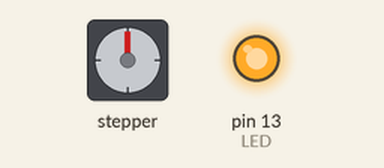
Bench run of a sketch on a simulated Arduino Uno, built with avr-gcc and run on an emulated ATmega328P. Parts: stepper motor, output pins drawn as LEDs (lit = HIGH). Wiring (inferred from the names in the program): stepper motor driver (200 steps per turn assumed): step pin 3; direction pin 6. Pins used as bus, display or sensor lines are not drawn; what the sketch prints to the serial monitor is not drawn.

Above: at 0.1 s.
At 26.1 s:
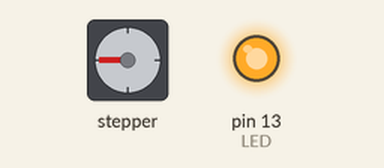
Timing chart, 0 to 40.0 s (numbered marks = the images above):
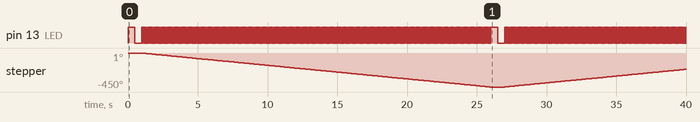

Measured:
- by itself, stepper: turns 450° counter-clockwise in 24.9 s, then 234° clockwise in 12.9 s

The sketch:

Y_Stepper_test.ino
```cpp
#define STEP_Y 3
#define DIR_Y 6

#define LED 13
bool dirHigh;

void setup()
{
dirHigh = true;
pinMode(DIR_Y, OUTPUT);
pinMode(STEP_Y, OUTPUT);
pinMode(LED, OUTPUT);
digitalWrite(DIR_Y, HIGH);
digitalWrite(STEP_Y, LOW);
Serial.begin (9600);

}

void loop()
{
// Toggle the DIR pin to change direction.
  if
    (dirHigh)
    {
    dirHigh = false;
    digitalWrite(DIR_Y, LOW);
    Serial.print(0);
    digitalWrite(LED, HIGH);   // turn the LED on (HIGH is the voltage level)
    delay(500);              // wait for a quarter second
    digitalWrite(LED, LOW);    // turn the LED off by making the voltage LOW
    delay(500);              //wait for a quarter second
    for(int i = 0; i < 250; i++)
    {
    digitalWrite(STEP_Y, HIGH);
    Serial.print (2);
    digitalWrite(LED, HIGH);
    delay(50);
    digitalWrite(STEP_Y, LOW);
    digitalWrite(LED, LOW);
    delay(50);
    }
    }
   else
    {
    dirHigh = true;
    digitalWrite(DIR_Y, HIGH);
    Serial.print (1);
    digitalWrite(LED, HIGH);   // turn the LED on (HIGH is the voltage level)
    delay(500);              // wait for a quarter second
    digitalWrite(LED, LOW);    // turn the LED off by making the voltage LOW
    delay(500);              //wait for a quarter second
    // Step the motor 50 times before changing direction again.
    for(int i = 0; i < 250; i++)
    {
    digitalWrite(STEP_Y, HIGH);
    Serial.print (3);
    digitalWrite(LED, HIGH);
    delay(50);
    digitalWrite(STEP_Y, LOW);
    digitalWrite(LED, LOW);
    delay(50);
    }
    }
}
```
